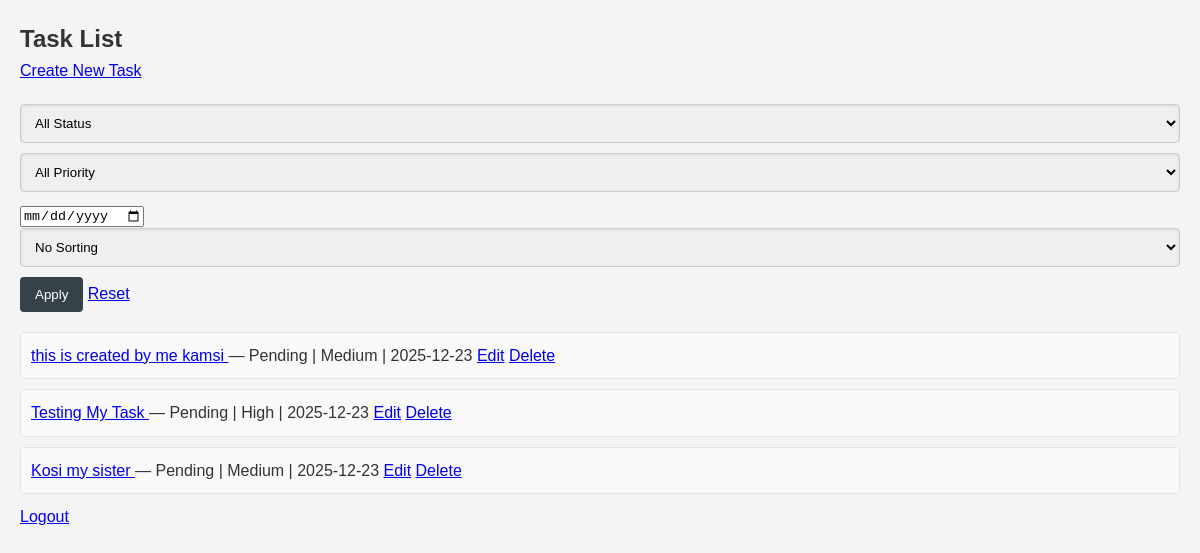
The app's page /tasks/ (signed in) with its own data.
### tasks/models.py (models this page shows, shortened)
class Task(models.Model):
    PRIORITY_CHOICES = [
        ('Low', 'Low'),
        ('Medium', 'Medium'),
        ('High', 'High'),
    ]
    STATUS_CHOICES = [
        ('Pending', 'Pending'),
        ('Completed', 'Completed'),
    ]
    title = models.CharField(max_length=255)
    description = models.TextField()
    due_date = models.DateTimeField()
    priority = models.CharField(choices=PRIORITY_CHOICES, max_length=10)
    status = models.CharField(choices=STATUS_CHOICES, default='Pending', max_length=10)
    created_by = models.ForeignKey(User, related_name='tasks', on_delete=models.CASCADE)
    completed_at = models.DateTimeField(null=True, blank=True)
    created_at = models.DateTimeField(auto_now_add=True)
    updated_at = models.DateTimeField(auto_now=True)

### tasks/views.py (the view, shortened to what this page needs)
# urls.py: path('tasks/', views.TaskListView.as_view(), name='task_list'),
class TaskListView(LoginRequiredMixin, ListView):
    model = Task
    template_name = 'tasks/task_list.html'
    context_object_name = 'tasks'
    def get_queryset(self):
        queryset = Task.objects.filter(created_by=self.request.user)
        status = self.request.GET.get('status')
        priority = self.request.GET.get('priority')
        due_date = self.request.GET.get('due_date')
        if status:
            queryset = queryset.filter(status=status)
        if priority:
            queryset = queryset.filter(priority=priority)
        if due_date:
            queryset = queryset.filter(due_date__date=due_date)
        sort = self.request.GET.get('sort')
        if sort == 'due_date':
            queryset = queryset.order_by('due_date')
        return queryset

### tasks/templates/tasks/task_list.html (shortened to what this page needs)
{% load static %}
<!DOCTYPE html>
<html lang="en">
<head>
    <link rel="stylesheet" href="{% static 'css/styles.css' %}">
</head>
<body>
    <h2>Task List</h2>
    <p>
        <a href="{% url 'task_create' %}">Create New Task</a>
    </p>
    <form method="get" style="margin-bottom: 20px;">
        <select name="status">
            <option value="">All Status</option>
        </select>
        <select name="priority">
            <option value="">All Priority</option>
        </select>
        <input type="date" name="due_date" value="{{ request.GET.due_date }}">
        <select name="sort">
            <option value="">No Sorting</option>
        </select>
        <button type="submit">Apply</button>
        <a href="{% url 'task_list' %}">Reset</a>
    </form>
    <ul>
        {% for task in object_list %}
            <li>
                <a href="{% url 'task_detail' task.pk %}">
                    {{ task.title }}
                </a>
                — {{ task.status }} | {{ task.priority }} | {{ task.due_date|date:"Y-m-d" }}
                <a href="{% url 'task_update' task.pk %}">Edit</a>
                <a href="{% url 'task_delete' task.pk %}">Delete</a>
            </li>
        {% empty %}
            <li>No tasks found.</li>
        {% endfor %}
        <a href="{% url 'logout' %}">Logout</a>
    </ul>
</body>
</html>

### tasks/static/css/styles.css (style rules this page uses)
body, h1, h2, h3, p, ul { margin: 0; padding: 0; }
body { font-family: Arial, sans-serif; line-height: 1.6; background-color: #f4f4f4; color: #333; padding: 20px; }
ul { list-style-type: none; }
li { padding: 10px; border: 1px solid #e2e2e2; margin-bottom: 10px; border-radius: 4px; background: #f9f9f9; transition: background-color 0.3s; }
form { margin-top: 20px; }
form input[type="text"], form input[type="datetime-local"], form select, form textarea { width: 100%; padding: 10px; margin-bottom: 10px; border: 1px solid #ccc; border-radius: 4px; box-shadow: inset 0 1px 3px rgba(0, 0, 0, 0.1); }
form button { background: #35424a; color: #ffffff; border: none; padding: 10px 15px; border-radius: 4px; cursor: pointer; transition: background 0.3s; }

### records on screen
Task: title "this is created by me kamsi", status "Pending", priority "Medium", due_date "2025-12-23"
Task: title "Testing My Task", status "Pending", priority "High", due_date "2025-12-23"
Task: title "Kosi my sister", status "Pending", priority "Medium", due_date "2025-12-23"
